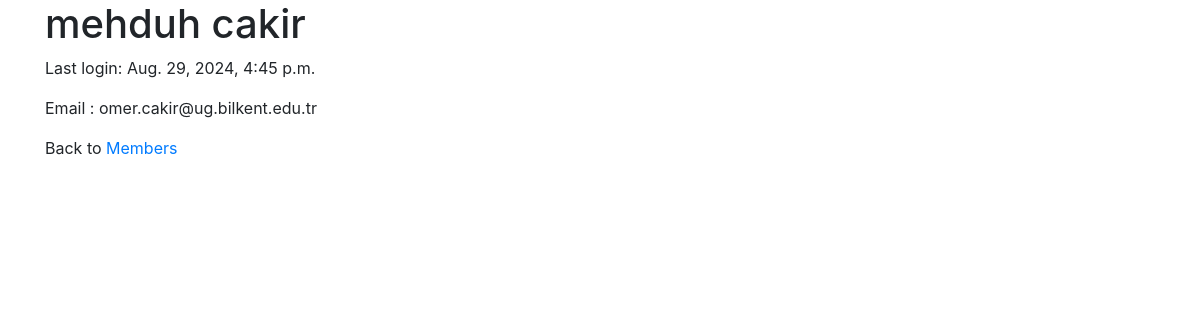
Before: /members/details/5 with the older database file.
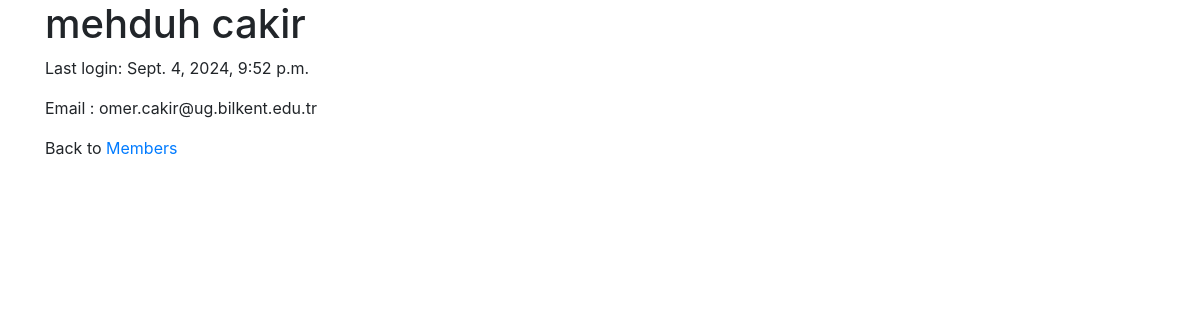
After: the same page with the newer database file.
### members/models.py (models this page shows, shortened)
class Member(AbstractBaseUser, PermissionsMixin):# AbstractBaseUser does the work that gives us
    email = models.EmailField(unique=True)
    first_name = models.CharField(max_length=30)
    last_name = models.CharField(max_length=30)
    is_active = models.BooleanField(default=True)
    is_staff = models.BooleanField(default=False)
    objects = MemberManager()
    USERNAME_FIELD = 'email'
    REQUIRED_FIELDS = ['first_name', 'last_name']

### members/views.py (the view)
# urls.py: path('members/details/<int:id>',views.details,name='details'),
def details(request,id):
    mymember = Member.objects.get(id=id)
    template = loader.get_template('details.html')
    context = {
        'mymember':mymember,
    }
    return HttpResponse(template.render(context,request))

### members/templates/details.html (shortened to what this page needs)
{% extends "master.html" %}
{% block content %}
  <h1>{{ mymember.first_name }} {{ mymember.last_name }}</h1>
  <p>Last login: {{ mymember.last_login }}</p>
   <p>Email : {{mymember.email}}</p>
  <p>Back to <a href="/members">Members</a></p>
{% endblock %}

Changed rows visible on the page:
changed Member "mehduh": last_login "Aug. 29, 2024, 4:45 p.m." → "Sept. 4, 2024, 9:52 p.m."
